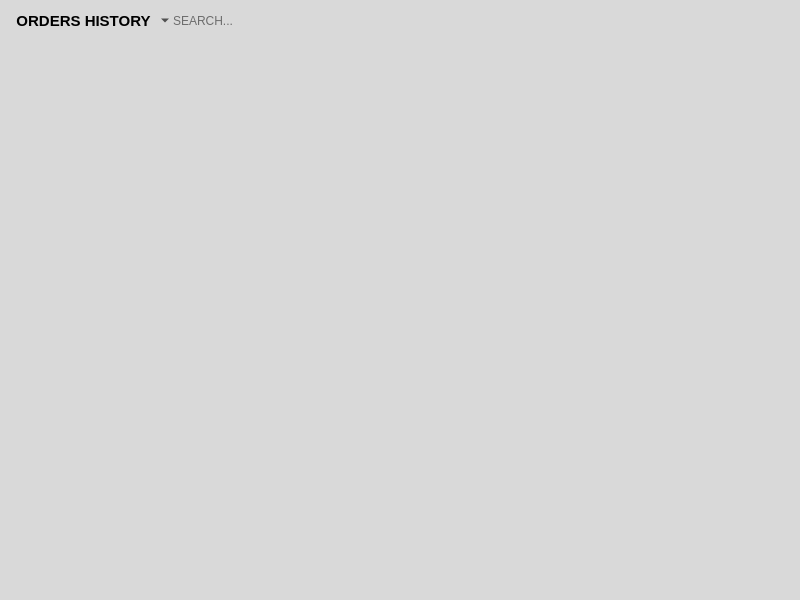
<?xml version="1.0" encoding="UTF-8"?>
<ui version="4.0">
 <class>OrdersPage</class>
 <widget class="QWidget" name="OrdersPage">
  <property name="geometry">
   <rect>
    <x>0</x>
    <y>0</y>
    <width>800</width>
    <height>600</height>
   </rect>
  </property>
  <property name="sizePolicy">
   <sizepolicy hsizetype="Preferred" vsizetype="Expanding">
    <horstretch>0</horstretch>
    <verstretch>0</verstretch>
   </sizepolicy>
  </property>
  <property name="windowTitle">
   <string>Form</string>
  </property>
  <property name="styleSheet">
   <string notr="true">background-color: rgb(217, 217, 217);</string>
  </property>
  <layout class="QGridLayout" name="gridLayout">
   <property name="leftMargin">
    <number>8</number>
   </property>
   <property name="topMargin">
    <number>8</number>
   </property>
   <property name="rightMargin">
    <number>8</number>
   </property>
   <property name="bottomMargin">
    <number>8</number>
   </property>
   <property name="spacing">
    <number>0</number>
   </property>
   <item row="0" column="1">
    <widget class="QLineEdit" name="searchEdit">
     <property name="sizePolicy">
      <sizepolicy hsizetype="Expanding" vsizetype="Preferred">
       <horstretch>0</horstretch>
       <verstretch>0</verstretch>
      </sizepolicy>
     </property>
     <property name="styleSheet">
      <string notr="true">QLineEdit
{
	border: none;
}

QLineEdit:focus
{
	background-color: rgb(237, 237, 237);
	border: 1px solid gray;
}</string>
     </property>
     <property name="placeholderText">
      <string>SEARCH...</string>
     </property>
     <property name="clearButtonEnabled">
      <bool>true</bool>
     </property>
    </widget>
   </item>
   <item row="1" column="0" colspan="2">
    <widget class="QStackedWidget" name="contentsStack">
     <widget class="QWidget" name="resultsPage">
      <layout class="QVBoxLayout" name="resultsPageLayout">
       <property name="spacing">
        <number>0</number>
       </property>
       <property name="leftMargin">
        <number>0</number>
       </property>
       <property name="topMargin">
        <number>32</number>
       </property>
       <property name="rightMargin">
        <number>0</number>
       </property>
       <property name="bottomMargin">
        <number>16</number>
       </property>
       <item>
        <widget class="QScrollArea" name="resultsScrollArea">
         <property name="styleSheet">
          <string notr="true">QScrollArea
{
	border: none;
}</string>
         </property>
         <property name="widgetResizable">
          <bool>true</bool>
         </property>
         <widget class="QWidget" name="resultsScrollContents">
          <property name="geometry">
           <rect>
            <x>0</x>
            <y>0</y>
            <width>784</width>
            <height>503</height>
           </rect>
          </property>
          <layout class="QVBoxLayout" name="resultsScrollContentsLayout">
           <property name="spacing">
            <number>16</number>
           </property>
           <property name="leftMargin">
            <number>24</number>
           </property>
           <property name="topMargin">
            <number>0</number>
           </property>
           <property name="rightMargin">
            <number>8</number>
           </property>
           <property name="bottomMargin">
            <number>0</number>
           </property>
          </layout>
         </widget>
        </widget>
       </item>
      </layout>
     </widget>
     <widget class="QWidget" name="loaderPage">
      <layout class="QVBoxLayout" name="loadingPageLayout">
       <property name="spacing">
        <number>0</number>
       </property>
       <property name="leftMargin">
        <number>24</number>
       </property>
       <property name="topMargin">
        <number>32</number>
       </property>
       <property name="rightMargin">
        <number>8</number>
       </property>
       <property name="bottomMargin">
        <number>16</number>
       </property>
       <item>
        <widget class="QProgressBar" name="progressBar">
         <property name="maximum">
          <number>0</number>
         </property>
         <property name="value">
          <number>-1</number>
         </property>
        </widget>
       </item>
      </layout>
     </widget>
     <widget class="QWidget" name="emptyPage">
      <layout class="QVBoxLayout" name="verticalLayout">
       <item>
        <widget class="QLabel" name="nothingFoundLabel">
         <property name="font">
          <font>
           <pointsize>12</pointsize>
          </font>
         </property>
         <property name="text">
          <string>No results found</string>
         </property>
         <property name="alignment">
          <set>Qt::AlignmentFlag::AlignCenter</set>
         </property>
        </widget>
       </item>
      </layout>
     </widget>
    </widget>
   </item>
   <item row="0" column="0">
    <widget class="QToolButton" name="filtersToolButton">
     <property name="font">
      <font>
       <pointsize>11</pointsize>
       <bold>true</bold>
      </font>
     </property>
     <property name="text">
      <string>ORDERS HISTORY</string>
     </property>
     <property name="popupMode">
      <enum>QToolButton::ToolButtonPopupMode::MenuButtonPopup</enum>
     </property>
     <property name="toolButtonStyle">
      <enum>Qt::ToolButtonStyle::ToolButtonTextBesideIcon</enum>
     </property>
     <property name="autoRaise">
      <bool>true</bool>
     </property>
     <property name="arrowType">
      <enum>Qt::ArrowType::NoArrow</enum>
     </property>
    </widget>
   </item>
  </layout>
 </widget>
 <resources/>
 <connections/>
</ui>
